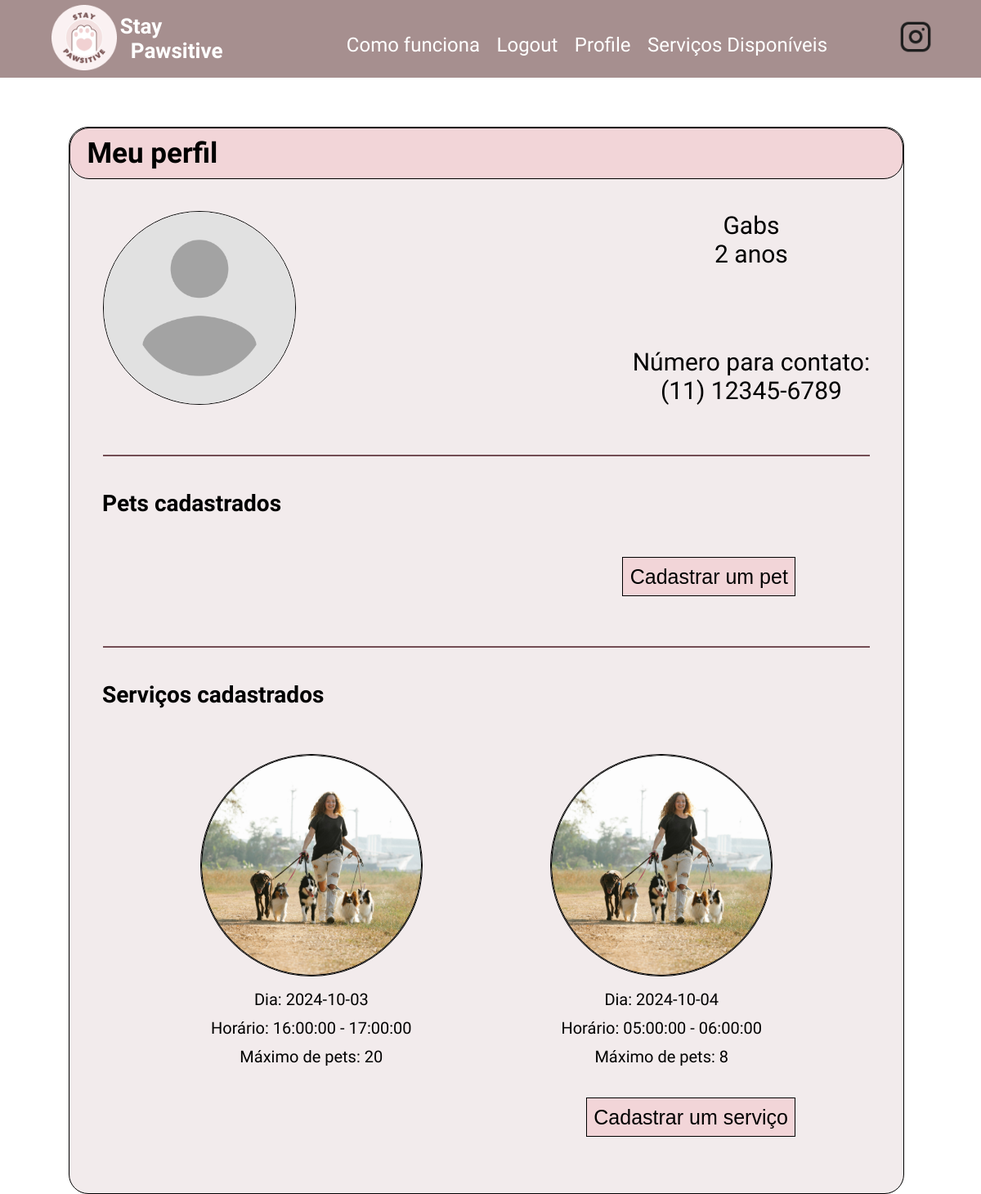
Page /user/Gabs (signed in) on the committed database.
### app/models.py (models this page shows, shortened)
class User(UserMixin, db.Model):
    id: so.Mapped[int] = so.mapped_column(primary_key=True)
    username: so.Mapped[str] = so.mapped_column(sa.String(64), index=True,
                                                unique=True)
    email: so.Mapped[str] = so.mapped_column(sa.String(120), index=True,
                                             unique=True)
    password_hash: so.Mapped[Optional[str]] = so.mapped_column(sa.String(256))
    credits: so.Mapped[int] = so.mapped_column()
    name: so.Mapped[str] = so.mapped_column(sa.String(64), index=True, unique=False)
    phone: so.Mapped[str] = so.mapped_column(sa.String(15), index=True, unique=False)
    birthdate: so.Mapped[datetime] = so.mapped_column(
        index=True, default=lambda: datetime.now(timezone.utc))
    address: so.Mapped[str] = so.mapped_column(sa.String(64), index=True, unique=False)
    cpf: so.Mapped[str] = so.mapped_column(sa.String(11), index=True, unique=False)
    avatar: so.Mapped[str] = so.mapped_column(sa.String(100), index=True, unique=False)
    about_me: so.Mapped[Optional[str]] = so.mapped_column(sa.String(140))

class PossibleWalk(db.Model):
    id: so.Mapped[int] = so.mapped_column(primary_key = True, autoincrement=True)
    max_pets: so.Mapped[int] = so.mapped_column()
    date: so.Mapped[datetime.date] = so.mapped_column(Date)
    start_hour: so.Mapped[time] = so.mapped_column(Time)
    end_hour: so.Mapped[time] = so.mapped_column(Time)
    username: so.Mapped[str] = so.mapped_column(sa.ForeignKey(User.username), index=True)

### app/routes.py (the view)
@app.route('/user/<username>')
@login_required
def user(username):
    user = db.session.scalar(sa.select(User).where(User.username == username))
    if user is None:
        return render_template('404.html'), 404
    age = calculate_age(user.birthdate)
    formatted_phone = format_phone_number(user.phone)
    pets = db.session.query(Pet).join(User).filter(User.username == current_user.username).all()
    possible_walks = db.session.query(PossibleWalk).join(User).filter(User.username == current_user.username).all()
    return render_template('user.html', user=user, age=age, phone=formatted_phone, pets=pets, possible_walks= possible_walks)

### app/models.py (called while the page is built)
@login.user_loader
def load_user(id):
    return db.session.get(User, int(id))

### app/routes.py (called while the page is built)
def calculate_age(birthdate):
    today = datetime.today()
    age = today.year - birthdate.year - ((today.month, today.day) < (birthdate.month, birthdate.day))
    return age

def format_phone_number(phone):
    digits = ''.join(filter(str.isdigit, phone))
    if len(digits) == 11:
        return f"({digits[:2]}) {digits[2:7]}-{digits[7:]}"
    return phone

### app/templates/user.html (shortened to what this page needs)
{% extends "base.html" %}
{% block head %}
   {{ super() }}
   <link rel="stylesheet" href="{{url_for('static', filename='styles/user.css')}}">
{% endblock head %}
{% block content %}
   <div class="container">
       <div class="title">
           Meu perfil
       </div>
       <div class="infos">
           <div class="profile-data">
               <img src="{{url_for('static', filename='{}'.format(user.avatar))}}">
               <div>
                   <div>
                       {{ user.username }}
                       <br>
                       {{ age }} anos
                   </div>
                   <div>
                       Número para contato:
                       <br>
                       {{ phone }}
                   </div>
               </div>
           </div>
       </div>
       <div class="line"></div>
       <h1 style="font-weight: bold; font-size: 28px; margin-left: 40px;">Pets cadastrados</h1>
       <div class="pets">
           <button onclick="redirect_new_pet()">Cadastrar um pet</button>
       </div>
       <div class="line"></div>
       <h1 style="font-weight: bold; font-size: 28px; margin-left: 40px;">Serviços cadastrados</h1>
       <div class="pets">
           <div class="list">
               {% for walk in possible_walks %}
               <div>
                   <img src="{{url_for('static', filename='images/passeio.png')}}">
                   <p>Dia: {{walk.date}} </p>
                   <p>Horário: {{walk.start_hour}} - {{walk.end_hour}} </p>
                   <p>Máximo de pets: {{walk.max_pets}} </p>
               </div>
               {% endfor%}
           </div>
           <button onclick="redirect_new_walk()">Cadastrar um serviço</button>
       </div>
   </div>
{% endblock %}

### app/static/styles/base.css (style rules this page uses)
:root { font-size: 62.5%; }
body { font-family: 'Montserrat Alternates', sans-serif; font-style: normal; margin: 0; padding: 0; }

### app/static/styles/user.css (style rules this page uses)
body { font-family: 'Montserrat Alternates', sans-serif; font-style: normal; margin: 0; padding: 0; min-height: 1000px; }
html { margin: 0; padding: 0; height: 100%; }
.container { width: 85%; background-color: #F2EBEC; margin-left: 7%; margin-top: 5%; border: 1px solid #F2D5D8; border-radius: 24px; padding-bottom: 4%; border: 0.5px solid black; }
.title { background-color: #F2D5D8; padding: 1% 2%; border-radius: 24px; border: 0.5px solid black; font-size: 35px; font-weight: 700; }
.infos { padding: 2% 4%; }
.profile-data { display: flex; justify-content: space-between; font-size: 30px; padding-top: 2%; }
.profile-data > img { border-radius: 50%; border: 1px solid black; max-width: 25%; height: auto; }
.profile-data > div { display: flex; flex-direction: column; justify-content: space-between; text-align: center; }
.pets { display: flex; flex-direction: column; padding: 2% 8%; }
.pets > button, .services > button { background-color: #F2D5D8; font-size: 25px; font-weight: 400; padding: 1%; border: 1px solid black; align-self: flex-end; margin-right: 5rem; margin-top: 1rem; }
.list { display: flex; flex-wrap: wrap; justify-content: space-around; text-align: center; font-size: 20px; }
.list > div { padding: 2% 0%; }
.list img { width: 27rem; height: 27rem; border-radius: 50%; border: 1px solid black; }
.list p { margin-top: 4%; margin-bottom: 4%; }
.line { border-top: 2px solid #734D54; margin: 4% 4%; }

### rows in the picture
User: avatar (placeholder picture), username "Gabs"
PossibleWalk: date "2024-10-03", start_hour "16:00:00", end_hour "17:00:00", max_pets "20"
PossibleWalk: date "2024-10-04", start_hour "05:00:00", end_hour "06:00:00", max_pets "8"

### other values in the picture
{{ age }} "2"
{{ phone }} "(11) 12345-6789"
